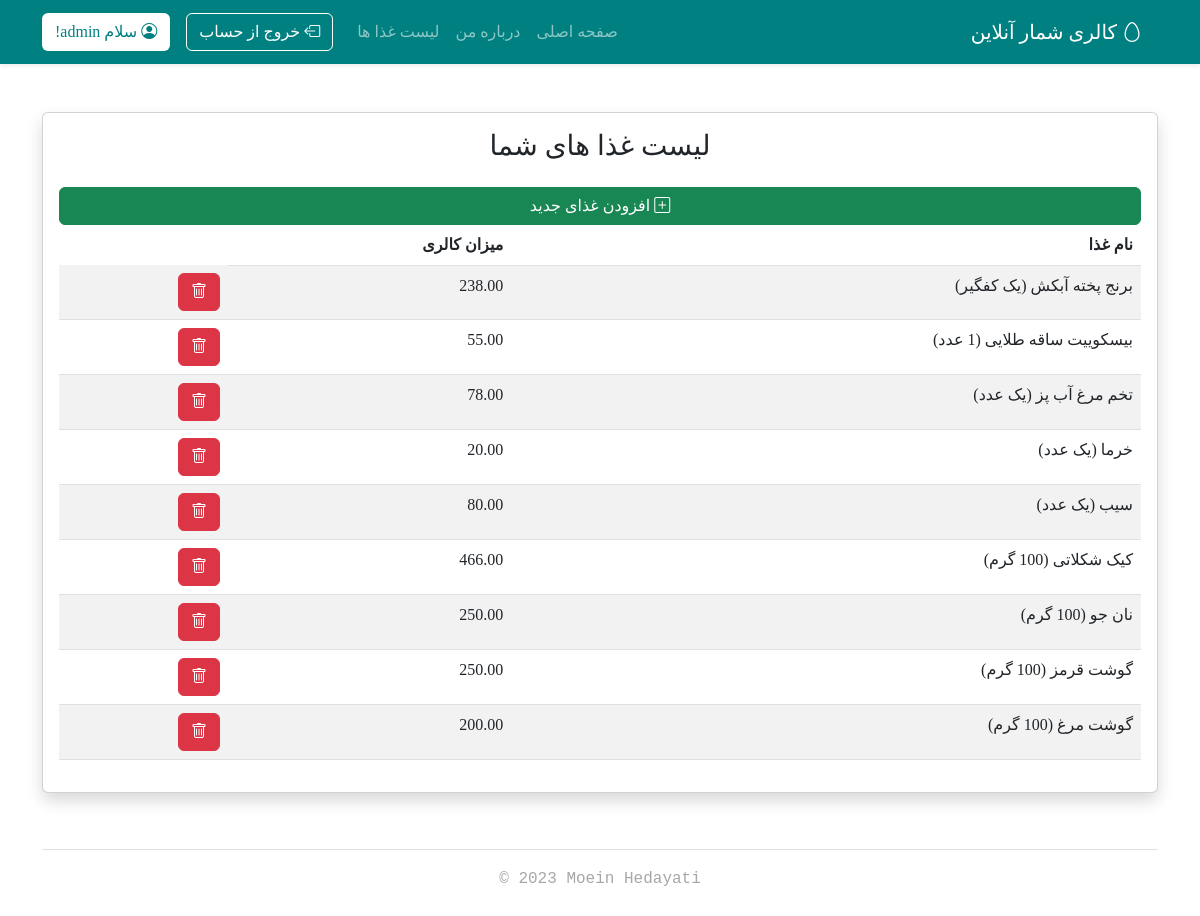
The app's page /manage/fooditem_list/ (signed in), older data.
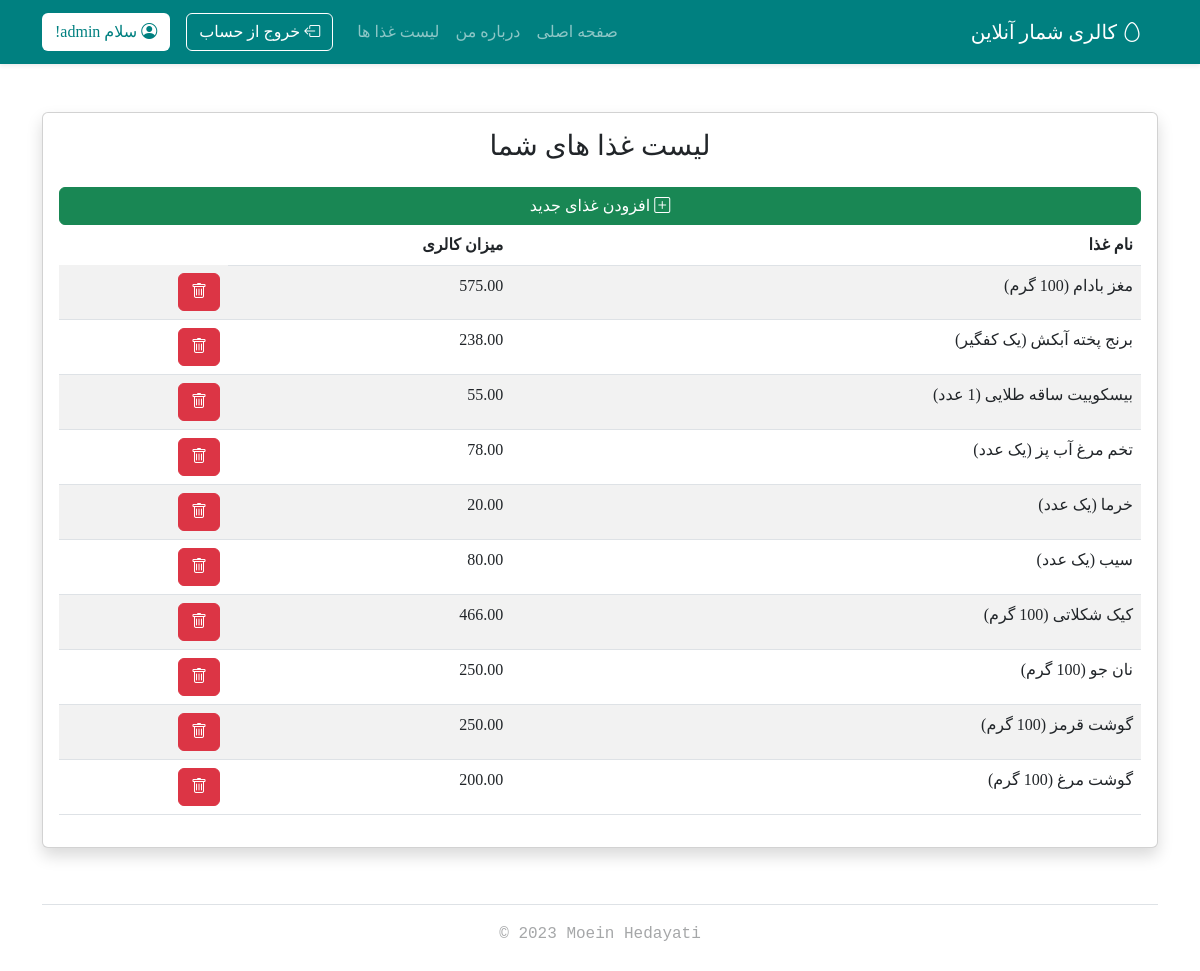
The same page, newer data.
### accounts/models.py (models this page shows)
class CustomUser(AbstractUser):
    calorie_goal = models.DecimalField(max_digits=6, decimal_places=2, blank=True, default=2000.00)

### tracker/models.py (models this page shows, shortened)
class fooditem(models.Model):
    name = models.CharField(max_length=200)
    calorie = models.DecimalField(
        max_digits=5, decimal_places=2, default=0, blank=True)
    person = models.ForeignKey(CustomUser, on_delete=models.CASCADE)

### tracker/views.py (the view, shortened to what this page needs)
# urls.py: path('fooditem_list/', FoodItemListView, name='fooditem_list'),
@login_required(login_url='login')
def FoodItemListView(request):
    FoodList = fooditem.objects.filter(person=request.user)
    context = {
        'FoodList': FoodList,
    }
    return render(request, 'fooditem_list.html', context)

### templates/fooditem_list.html (shortened to what this page needs)
{% extends 'base.html' %}
{% block content %}
    <div class="container mt-5 w-100">
        <div class="card shadow">
            <div class="card-body">
                <h3 class="text-center">لیست غذا های شما</h3>
                <a href="{% url 'fooditem_new' %}" class="w-100 mt-3 btn btn-success"><i class="bi bi-plus-square"></i> افزودن غذای جدید</a>
                <table class="table table-striped table-hover">
                    <thead>
                        <tr>
                            <th scope="col">نام غذا</th>
                            <th scope="col">میزان کالری</th>
                        </tr>
                    </thead>
                    <tbody>
                        {% for fooditem in FoodList %}
                            <tr>
                                <td>{{ fooditem.name }}</td>
                                <td>{{ fooditem.calorie }}</td>
                                <td>
                                    <form method="post">
                                        <a href="{% url 'fooditem_delete' fooditem.pk %}" class="btn btn-danger"><i class="bi bi-trash"></i></a>
                                    </form>
                                </td>
                            </tr>
                        {% endfor %}
                    </tbody>
                </table>
            </div>
        </div>
    </div>
{% endblock content %}

### templates/base.html (shortened to what this page needs)
{% load static %}
<!DOCTYPE html>
<html lang="en">
  <head>
    <link href="https://cdn.jsdelivr.net/npm/bootstrap@5.3.0-alpha1/dist/css/bootstrap.min.css"
          rel="stylesheet"
/>
    <link rel="stylesheet"
          href="https://cdn.jsdelivr.net/npm/bootstrap-icons@1.10.3/font/bootstrap-icons.css"/>
    <link rel="stylesheet" href="{% static 'style.css' %}"/>
  </head>
  <body dir="rtl">
    <div class="shadow-sm">
      <nav class="navbar navbar-expand-lg navbar-dark" data-bs-theme="dark">
        <div class="container-xl py-1">
          <a class="navbar-brand" href="{% url 'home' %}">
            <i class="bi-egg"></i>
          کالری شمار آنلاین</a>
          <div class="collapse navbar-collapse" id="navbarsExample07XL">
            <ul class="navbar-nav me-auto mb-2 mb-lg-0">
              <li class="nav-item">
                <a class="nav-link" href="{% url 'home' %}">صفحه اصلی</a>
              </li>
              <li class="nav-item">
                <a class="nav-link" href="{% url 'about' %}">درباره من</a>
              </li>
              {% if user.is_authenticated %}
              <li class="nav-item">
                <a class="nav-link" href="{% url 'fooditem_list' %}">لیست غذا ها</a>
              </li>
              {% endif %}
            </ul>
            {% if user.is_authenticated %}
              <a href="{% url 'logout' %}" class="btn loginbtn mx-3"><i class="bi-box-arrow-left"></i> خروج از حساب</a>
              <a href="{% url 'profile' %}" class="btn registerbtn"><i class="bi-person-circle"></i> سلام {{ user.username }}!</a>
            {% else %}
              <a href="{% url 'login' %}" class="btn loginbtn mx-3"><i class="bi-box-arrow-in-right"></i> ورود</a>
              <a href="{% url 'signup' %}" class="btn registerbtn"><i class="bi-person-plus"></i> ثبت نام</a>
            {% endif %}
          </div>
        </div>
      </nav>
    </div>
    {% block content %}
    {% endblock content %}
    <div class="container">
      <footer class="py-3 my-4">
        <ul class="nav justify-content-center border-bottom pb-3 mb-3">
        </ul>
        <p class="text-center" dir="ltr" style="opacity: 40%;"><tt>© 2023 Moein Hedayati</tt></p>
      </footer>
    </div>
  </body>
</html>

### static/style.css (style rules this page uses)
:root { --color-primary: teal; --color-secondary: rgb(0, 104, 104); --color-hover: rgb(234, 234, 234); }
:root { --font-default: "Shabnam"; --font-bold: "ShabnamBold"; }
body { font-family: var(--font-default); }
nav { background-color: var(--color-primary); }
.loginbtn { border-color: white; color: white; margin-left: 10px; }
.registerbtn { background: white; color: var(--color-primary); }

Row changes from the older to the newer data that the page shows:
added fooditem: name "مغز بادام (100 گرم)", calorie "575.00"
